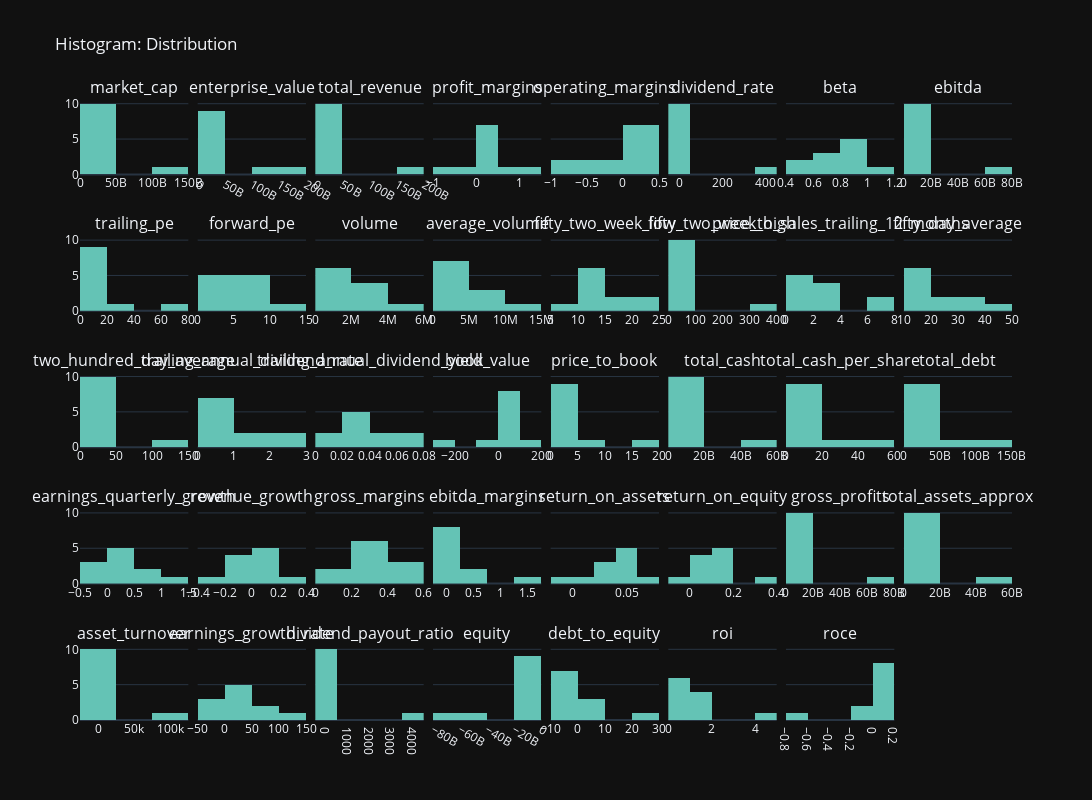

Notebook source saved alongside this figure:
### Markdown cell above
#### Histogram and Dispersion

### Code cell
df = df_fundamentals_numeric_cols.groupby(df_fundamentals_book['sector']).mean()

fig = sp.make_subplots(rows=5, cols=8, subplot_titles=df.columns, shared_yaxes=True, horizontal_spacing=0.01, vertical_spacing=0.1)

for row in range(1, 6):
    for col in range(1, 9):
        subplot_num = (row - 1) * 8 + col
        if subplot_num <= len(df.columns):
            col_name = df.columns[subplot_num - 1]
            trace = go.Histogram(x=df[col_name], name=col_name, marker=dict(color = 'rgb(100, 195, 181)'), showlegend=False)
            fig.add_trace(trace, row=row, col=col)

fig.update_layout(title_text="Histogram: Distribution", height=800, width=2500, template="plotly_dark")

fig.show()

### Figure 1 — Plotly figure (JSON) as saved in the notebook; plotly's stock layout.template omitted (floating-point values rounded to 4 significant figures)
{"data": [{"marker": {"color": "rgb(100, 195, 181)"}, "name": "market_cap", "showlegend": false, "type": "histogram", "x": [20820000000.0, 11430000000.0, 2028000000.0, 14780000000.0, 118117930476, 39920000000.0, 7211000000.0, 11400000000.0, 2185000000.0, 7083303360, 15780000000.0], "xaxis": "x", "yaxis": "y"}, {"marker": {"color": "rgb(100, 195, 181)"}, "name": "enterprise_value", "showlegend": false, "type": "histogram", "x": [34910000000.0, 20120000000.0, 2883000000.0, 24620000000.0, 179000000000.0, 107900000000.0, 9780000000.0, 14730000000.0, 3509000000.0, 9428721312, 26440000000.0], "xaxis": "x2", "yaxis": "y2"}, {"marker": {"color": "rgb(100, 195, 181)"}, "name": "total_revenue", "showlegend": false, "type": "histogram", "x": [32507284576, 10280000000.0, 3310000000.0, 34530000000.0, 150600000000.0, 18871930916, 6000000000.0, 5458000000.0, 901900000.0, 4794920896, 13190000000.0], "xaxis": "x3", "yaxis": "y3"}, {"marker": {"color": "rgb(100, 195, 181)"}, "name": "profit_margins", "showlegend": false, "type": "histogram", "x": [0.04186, -0.5671, 0.07898, 0.01477, 0.1587, 0.2133, -0.02598, 0.643, 1.196, 0.09246, 0.3379], "xaxis": "x4", "yaxis": "y4"}, {"marker": {"color": "rgb(100, 195, 181)"}, "name": "operating_margins", "showlegend": false, "type": "histogram", "x": [0.104, 0.01044, -0.5982, 0.1002, -0.02825, 0.2836, 0.08127, -0.2634, -0.6133, 0.1642, 0.265], "xaxis": "x5", "yaxis": "y5"}, {"marker": {"color": "rgb(100, 195, 181)"}, "name": "dividend_rate", "showlegend": false, "type": "histogram", "x": [3.438, 0.4143, 1.707, 0.8043, 1.972, 1.047, 0.2208, 0.8546, 381.8, 0.325, 2.411], "xaxis": "x6", "yaxis": "y6"}, {"marker": {"color": "rgb(100, 195, 181)"}, "name": "beta", "showlegend": false, "type": "histogram", "x": [0.96, 0.9281, 0.8224, 0.6154, 1.154, 0.6502, 0.5707, 0.799, 0.9137, 0.894, 0.4513], "xaxis": "x7", "yaxis": "y7"}, {"marker": {"color": "rgb(100, 195, 181)"}, "name": "ebitda", "showlegend": false, "type": "histogram", "x": [7486000000.0, 1964000000.0, 222500000.0, 2691000000.0, 66650000000.0, 563900000.0, 719100000.0, 1087000000.0, 258677240, 1205195746, 3766000000.0], "xaxis": "x8", "yaxis": "y8"}, {"marker": {"color": "rgb(100, 195, 181)"}, "name": "trailing_pe", "showlegend": false, "type": "histogram", "x": [20.01, 10.68, 7.934, 8.852, 5.208, 10.72, 15.86, 10.54, 9.319, 63.04, 12.65], "xaxis": "x9", "yaxis": "y9"}, {"marker": {"color": "rgb(100, 195, 181)"}, "name": "forward_pe", "showlegend": false, "type": "histogram", "x": [3.034, 1.815, 4.159, 5.512, 5.995, 3.508, 7.686, 5.042, 8.21, 14.74, 3.738], "xaxis": "x10", "yaxis": "y10"}, {"marker": {"color": "rgb(100, 195, 181)"}, "name": "volume", "showlegend": false, "type": "histogram", "x": [602100.0, 468400, 2228000.0, 2405000.0, 3796000.0, 2026000.0, 325900.0, 1042000.0, 286600.0, 4507450, 521200.0], "xaxis": "x11", "yaxis": "y11"}, {"marker": {"color": "rgb(100, 195, 181)"}, "name": "average_volume", "showlegend": false, "type": "histogram", "x": [2553000.0, 1308000.0, 3277000.0, 5690000.0, 9856000.0, 5023000.0, 1469302, 2796000.0, 1158000.0, 11100000.0, 1633000.0], "xaxis": "x12", "yaxis": "y12"}, {"marker": {"color": "rgb(100, 195, 181)"}, "name": "fifty_two_week_low", "showlegend": false, "type": "histogram", "x": [24.89, 9.119, 13.33, 14.38, 12.91, 15.43, 11.05, 10.2, 17.04, 11.98, 24.33], "xaxis": "x13", "yaxis": "y13"}, {"marker": {"color": "rgb(100, 195, 181)"}, "name": "fifty_two_week_high", "showlegend": false, "type": "histogram", "x": [40.89, 16.41, 26.42, 24.49, 23.53, 25.68, 18.73, 17.82, 330.7, 20.09, 36.55], "xaxis": "x14", "yaxis": "y14"}, {"marker": {"color": "rgb(100, 195, 181)"}, "name": "price_to_sales_trailing_12_months", "showlegend": false, "type": "histogram", "x": [0.7821, 2.295, 0.6947, 0.6181, 1.317, 2.612, 1.275, 7.457, 2.047, 2.119, 6.699], "xaxis": "x15", "yaxis": "y15"}, {"marker": {"color": "rgb(100, 195, 181)"}, "name": "fifty_day_average", "showlegend": false, "type": "histogram", "x": [30.26, 11.91, 19.18, 19.57, 20.12, 21.56, 13.69, 14.49, 49.75, 16.42, 30.24], "xaxis": "x16", "yaxis": "y16"}, {"marker": {"color": "rgb(100, 195, 181)"}, "name": "two_hundred_day_average", "showlegend": false, "type": "histogram", "x": [30.78, 11.73, 18.72, 19.17, 17.68, 20.0, 14.77, 13.79, 141.8, 15.42, 29.8], "xaxis": "x17", "yaxis": "y17"}, {"marker": {"color": "rgb(100, 195, 181)"}, "name": "trailing_annual_dividend_rate", "showlegend": false, "type": "histogram", "x": [2.397, 0.3174, 1.413, 0.5672, 2.249, 0.7504, 0.1959, 0.5418, 0.1779, 0.3248, 1.208], "xaxis": "x18", "yaxis": "y18"}, {"marker": {"color": "rgb(100, 195, 181)"}, "name": "trailing_annual_dividend_yield", "showlegend": false, "type": "histogram", "x": [0.07721, 0.02906, 0.02352, 0.02562, 0.06311, 0.03156, 0.01468, 0.02371, 0.01563, 0.04551, 0.05508], "xaxis": "x19", "yaxis": "y19"}, {"marker": {"color": "rgb(100, 195, 181)"}, "name": "book_value", "showlegend": false, "type": "histogram", "x": [21.3, 0.06929, -70.8, 12.6, -208.1, 24.18, 8.92, 2.245, 116.9, 7.274, 18.28], "xaxis": "x20", "yaxis": "y20"}, {"marker": {"color": "rgb(100, 195, 181)"}, "name": "price_to_book", "showlegend": false, "type": "histogram", "x": [1.499, 0.6963, 1.253, 1.602, 1.279, 1.097, 2.08, 19.56, 0.8997, 2.158, 8.646], "xaxis": "x21", "yaxis": "y21"}, {"marker": {"color": "rgb(100, 195, 181)"}, "name": "total_cash", "showlegend": false, "type": "histogram", "x": [4959000000.0, 1599000000.0, 525300000.0, 3232000000.0, 16650000000.0, 54386422319, 537700000.0, 1632000000.0, 325400000.0, 1077434508, 2807000000.0], "xaxis": "x22", "yaxis": "y22"}, {"marker": {"color": "rgb(100, 195, 181)"}, "name": "total_cash_per_share", "showlegend": false, "type": "histogram", "x": [8.231, 3.025, 10.16, 9.419, 3.897, 39.13, 2.325, 3.525, 48.99, 2.591, 5.484], "xaxis": "x23", "yaxis": "y23"}, {"marker": {"color": "rgb(100, 195, 181)"}, "name": "total_debt", "showlegend": false, "type": "histogram", "x": [15670000000.0, 10350000000.0, 1350000000.0, 12130000000.0, 72420000000.0, 126700000000.0, 3123000000.0, 5507000000.0, 1525000000.0, 2747456472, 13171442576], "xaxis": "x24", "yaxis": "y24"}, {"marker": {"color": "rgb(100, 195, 181)"}, "name": "earnings_quarterly_growth", "showlegend": false, "type": "histogram", "x": [0.6771, 0.06743, 0.06679, 0.137, -0.2229, 0.3739, -0.1156, 0.291, 0.6544, -0.1275, 1.154], "xaxis": "x25", "yaxis": "y25"}, {"marker": {"color": "rgb(100, 195, 181)"}, "name": "revenue_growth", "showlegend": false, "type": "histogram", "x": [-0.2256, -0.04357, -0.06806, 0.1048, -0.1457, 0.1446, 0.19, 0.1305, 0.262, -0.0525, 0.03667], "xaxis": "x26", "yaxis": "y26"}, {"marker": {"color": "rgb(100, 195, 181)"}, "name": "gross_margins", "showlegend": false, "type": "histogram", "x": [0.2057, 0.06405, 0.3011, 0.3198, 0.3894, 0.1722, 0.4269, 0.2687, 0.5369, 0.4636, 0.3773], "xaxis": "x27", "yaxis": "y27"}, {"marker": {"color": "rgb(100, 195, 181)"}, "name": "ebitda_margins", "showlegend": false, "type": "histogram", "x": [0.1687, 0.2566, 0.002835, 0.1065, 0.4294, 0.1023, 0.08443, 0.1391, 0.2097, 0.1899, 1.707], "xaxis": "x28", "yaxis": "y28"}, {"marker": {"color": "rgb(100, 195, 181)"}, "name": "return_on_assets", "showlegend": false, "type": "histogram", "x": [0.05067, -0.004329, 0.03359, 0.04042, 0.04487, 0.02677, 0.04275, 0.0597, 0.01551, 0.03901, 0.0692], "xaxis": "x29", "yaxis": "y29"}, {"marker": {"color": "rgb(100, 195, 181)"}, "name": "return_on_equity", "showlegend": false, "type": "histogram", "x": [0.07385, 0.02276, 0.03296, -0.01158, 0.1915, 0.1218, 0.009063, 0.1132, 0.1848, 0.1133, 0.388], "xaxis": "x30", "yaxis": "y30"}, {"marker": {"color": "rgb(100, 195, 181)"}, "name": "gross_profits", "showlegend": false, "type": "histogram", "x": [9041000000.0, 3221000000.0, 887500000.0, 4149000000.0, 76540000000.0, 17833357775, 1511000000.0, 1475000000.0, 325600000.0, 2132930000, 3358000000.0], "xaxis": "x31", "yaxis": "y31"}, {"marker": {"color": "rgb(100, 195, 181)"}, "name": "total_assets_approx", "showlegend": false, "type": "histogram", "x": [4959000000.0, 1599000000.0, 525300000.0, 3232000000.0, 16650000000.0, 54390000000.0, 537700000.0, 1632000000.0, 325400000.0, 1077000000.0, 2807000000.0], "xaxis": "x32", "yaxis": "y32"}, {"marker": {"color": "rgb(100, 195, 181)"}, "name": "asset_turnover", "showlegend": false, "type": "histogram", "x": [108.0, 4.262, 120.2, 27.7, 98530.0, 2.613, 16.42, 22.73, 5.817, 6.154, 6.465], "xaxis": "x33", "yaxis": "y33"}, {"marker": {"color": "rgb(100, 195, 181)"}, "name": "earnings_growth_rate", "showlegend": false, "type": "histogram", "x": [67.71, 6.743, 6.679, 13.7, -22.29, 37.39, -11.56, 29.1, 65.44, -12.75, 115.4], "xaxis": "x34", "yaxis": "y34"}, {"marker": {"color": "rgb(100, 195, 181)"}, "name": "dividend_payout_ratio", "showlegend": false, "type": "histogram", "x": [37.17, 57.57, 23.13, 2.269, 0, 4180.0, 118.6, 56.92, 12.16, 14.92, 126.0], "xaxis": "x35", "yaxis": "y35"}, {"marker": {"color": "rgb(100, 195, 181)"}, "name": "equity", "showlegend": false, "type": "histogram", "x": [-10710000000.0, -8754000000.0, -825200000.0, -8896000000.0, -55780000000.0, -72320000000.0, -2586000000.0, -3876000000.0, -1199000000.0, -1670000000.0, -10360000000.0], "xaxis": "x36", "yaxis": "y36"}, {"marker": {"color": "rgb(100, 195, 181)"}, "name": "debt_to_equity", "showlegend": false, "type": "histogram", "x": [3.328, 6.458, 0.5899, -1.074, -5.892, 28.73, -0.9417, -0.2174, -2.13, -0.6798, -1.161], "xaxis": "x37", "yaxis": "y37"}, {"marker": {"color": "rgb(100, 195, 181)"}, "name": "roi", "showlegend": false, "type": "histogram", "x": [1.506, 0.4544, 1.732, 1.401, 4.641, 0.997, 1.188, 0.7349, 0.429, 0.7812, 0.5616], "xaxis": "x38", "yaxis": "y38"}, {"marker": {"color": "rgb(100, 195, 181)"}, "name": "roce", "showlegend": false, "type": "histogram", "x": [0.1535, 0.07497, -0.00333, 0.1194, -0.6201, 0.1513, 0.07931, 0.1036, -0.05922, 0.1232, 0.1406], "xaxis": "x39", "yaxis": "y39"}], "layout": {"annotations": [{"font": {"size": 16}, "showarrow": false, "text": "market_cap", "x": 0.05812, "xanchor": "center", "xref": "paper", "y": 1, "yanchor": "bottom", "yref": "paper"}, {"font": {"size": 16}, "showarrow": false, "text": "enterprise_value", "x": 0.1844, "xanchor": "center", "xref": "paper", "y": 1, "yanchor": "bottom", "yref": "paper"}, {"font": {"size": 16}, "showarrow": false, "text": "total_revenue", "x": 0.3106, "xanchor": "center", "xref": "paper", "y": 1, "yanchor": "bottom", "yref": "paper"}, {"font": {"size": 16}, "showarrow": false, "text": "profit_margins", "x": 0.4369, "xanchor": "center", "xref": "paper", "y": 1, "yanchor": "bottom", "yref": "paper"}, {"font": {"size": 16}, "showarrow": false, "text": "operating_margins", "x": 0.5631, "xanchor": "center", "xref": "paper", "y": 1, "yanchor": "bottom", "yref": "paper"}, {"font": {"size": 16}, "showarrow": false, "text": "dividend_rate", "x": 0.6894, "xanchor": "center", "xref": "paper", "y": 1, "yanchor": "bottom", "yref": "paper"}, {"font": {"size": 16}, "showarrow": false, "text": "beta", "x": 0.8156, "xanchor": "center", "xref": "paper", "y": 1, "yanchor": "bottom", "yref": "paper"}, {"font": {"size": 16}, "showarrow": false, "text": "ebitda", "x": 0.9419, "xanchor": "center", "xref": "paper", "y": 1, "yanchor": "bottom", "yref": "paper"}, {"font": {"size": 16}, "showarrow": false, "text": "trailing_pe", "x": 0.05812, "xanchor": "center", "xref": "paper", "y": 0.78, "yanchor": "bottom", "yref": "paper"}, {"font": {"size": 16}, "showarrow": false, "text": "forward_pe", "x": 0.1844, "xanchor": "center", "xref": "paper", "y": 0.78, "yanchor": "bottom", "yref": "paper"}, {"font": {"size": 16}, "showarrow": false, "text": "volume", "x": 0.3106, "xanchor": "center", "xref": "paper", "y": 0.78, "yanchor": "bottom", "yref": "paper"}, {"font": {"size": 16}, "showarrow": false, "text": "average_volume", "x": 0.4369, "xanchor": "center", "xref": "paper", "y": 0.78, "yanchor": "bottom", "yref": "paper"}, {"font": {"size": 16}, "showarrow": false, "text": "fifty_two_week_low", "x": 0.5631, "xanchor": "center", "xref": "paper", "y": 0.78, "yanchor": "bottom", "yref": "paper"}, {"font": {"size": 16}, "showarrow": false, "text": "fifty_two_week_high", "x": 0.6894, "xanchor": "center", "xref": "paper", "y": 0.78, "yanchor": "bottom", "yref": "paper"}, {"font": {"size": 16}, "showarrow": false, "text": "price_to_sales_trailing_12_months", "x": 0.8156, "xanchor": "center", "xref": "paper", "y": 0.78, "yanchor": "bottom", "yref": "paper"}, {"font": {"size": 16}, "showarrow": false, "text": "fifty_day_average", "x": 0.9419, "xanchor": "center", "xref": "paper", "y": 0.78, "yanchor": "bottom", "yref": "paper"}, {"font": {"size": 16}, "showarrow": false, "text": "two_hundred_day_average", "x": 0.05812, "xanchor": "center", "xref": "paper", "y": 0.56, "yanchor": "bottom", "yref": "paper"}, {"font": {"size": 16}, "showarrow": false, "text": "trailing_annual_dividend_rate", "x": 0.1844, "xanchor": "center", "xref": "paper", "y": 0.56, "yanchor": "bottom", "yref": "paper"}, {"font": {"size": 16}, "showarrow": false, "text": "trailing_annual_dividend_yield", "x": 0.3106, "xanchor": "center", "xref": "paper", "y": 0.56, "yanchor": "bottom", "yref": "paper"}, {"font": {"size": 16}, "showarrow": false, "text": "book_value", "x": 0.4369, "xanchor": "center", "xref": "paper", "y": 0.56, "yanchor": "bottom", "yref": "paper"}, {"font": {"size": 16}, "showarrow": false, "text": "price_to_book", "x": 0.5631, "xanchor": "center", "xref": "paper", "y": 0.56, "yanchor": "bottom", "yref": "paper"}, {"font": {"size": 16}, "showarrow": false, "text": "total_cash", "x": 0.6894, "xanchor": "center", "xref": "paper", "y": 0.56, "yanchor": "bottom", "yref": "paper"}, {"font": {"size": 16}, "showarrow": false, "text": "total_cash_per_share", "x": 0.8156, "xanchor": "center", "xref": "paper", "y": 0.56, "yanchor": "bottom", "yref": "paper"}, {"font": {"size": 16}, "showarrow": false, "text": "total_debt", "x": 0.9419, "xanchor": "center", "xref": "paper", "y": 0.56, "yanchor": "bottom", "yref": "paper"}, {"font": {"size": 16}, "showarrow": false, "text": "earnings_quarterly_growth", "x": 0.05812, "xanchor": "center", "xref": "paper", "y": 0.34, "yanchor": "bottom", "yref": "paper"}, {"font": {"size": 16}, "showarrow": false, "text": "revenue_growth", "x": 0.1844, "xanchor": "center", "xref": "paper", "y": 0.34, "yanchor": "bottom", "yref": "paper"}, {"font": {"size": 16}, "showarrow": false, "text": "gross_margins", "x": 0.3106, "xanchor": "center", "xref": "paper", "y": 0.34, "yanchor": "bottom", "yref": "paper"}, {"font": {"size": 16}, "showarrow": false, "text": "ebitda_margins", "x": 0.4369, "xanchor": "center", "xref": "paper", "y": 0.34, "yanchor": "bottom", "yref": "paper"}, {"font": {"size": 16}, "showarrow": false, "text": "return_on_assets", "x": 0.5631, "xanchor": "center", "xref": "paper", "y": 0.34, "yanchor": "bottom", "yref": "paper"}, {"font": {"size": 16}, "showarrow": false, "text": "return_on_equity", "x": 0.6894, "xanchor": "center", "xref": "paper", "y": 0.34, "yanchor": "bottom", "yref": "paper"}, {"font": {"size": 16}, "showarrow": false, "text": "gross_profits", "x": 0.8156, "xanchor": "center", "xref": "paper", "y": 0.34, "yanchor": "bottom", "yref": "paper"}, {"font": {"size": 16}, "showarrow": false, "text": "total_assets_approx", "x": 0.9419, "xanchor": "center", "xref": "paper", "y": 0.34, "yanchor": "bottom", "yref": "paper"}, {"font": {"size": 16}, "showarrow": false, "text": "asset_turnover", "x": 0.05812, "xanchor": "center", "xref": "paper", "y": 0.12, "yanchor": "bottom", "yref": "paper"}, {"font": {"size": 16}, "showarrow": false, "text": "earnings_growth_rate", "x": 0.1844, "xanchor": "center", "xref": "paper", "y": 0.12, "yanchor": "bottom", "yref": "paper"}, {"font": {"size": 16}, "showarrow": false, "text": "dividend_payout_ratio", "x": 0.3106, "xanchor": "center", "xref": "paper", "y": 0.12, "yanchor": "bottom", "yref": "paper"}, {"font": {"size": 16}, "showarrow": false, "text": "equity", "x": 0.4369, "xanchor": "center", "xref": "paper", "y": 0.12, "yanchor": "bottom", "yref": "paper"}, {"font": {"size": 16}, "showarrow": false, "text": "debt_to_equity", "x": 0.5631, "xanchor": "center", "xref": "paper", "y": 0.12, "yanchor": "bottom", "yref": "paper"}, {"font": {"size": 16}, "showarrow": false, "text": "roi", "x": 0.6894, "xanchor": "center", "xref": "paper", "y": 0.12, "yanchor": "bottom", "yref": "paper"}, {"font": {"size": 16}, "showarrow": false, "text": "roce", "x": 0.8156, "xanchor": "center", "xref": "paper", "y": 0.12, "yanchor": "bottom", "yref": "paper"}], "height": 800, "title": {"text": "Histogram: Distribution"}, "width": 2500, "xaxis": {"anchor": "y", "domain": [0, 0.1162]}, "xaxis10": {"anchor": "y10", "domain": [0.1263, 0.2425]}, "xaxis11": {"anchor": "y11", "domain": [0.2525, 0.3688]}, "xaxis12": {"anchor": "y12", "domain": [0.3788, 0.495]}, "xaxis13": {"anchor": "y13", "domain": [0.505, 0.6212]}, "xaxis14": {"anchor": "y14", "domain": [0.6312, 0.7475]}, "xaxis15": {"anchor": "y15", "domain": [0.7575, 0.8737]}, "xaxis16": {"anchor": "y16", "domain": [0.8837, 1.0]}, "xaxis17": {"anchor": "y17", "domain": [0, 0.1162]}, "xaxis18": {"anchor": "y18", "domain": [0.1263, 0.2425]}, "xaxis19": {"anchor": "y19", "domain": [0.2525, 0.3688]}, "xaxis2": {"anchor": "y2", "domain": [0.1263, 0.2425]}, "xaxis20": {"anchor": "y20", "domain": [0.3788, 0.495]}, "xaxis21": {"anchor": "y21", "domain": [0.505, 0.6212]}, "xaxis22": {"anchor": "y22", "domain": [0.6312, 0.7475]}, "xaxis23": {"anchor": "y23", "domain": [0.7575, 0.8737]}, "xaxis24": {"anchor": "y24", "domain": [0.8837, 1.0]}, "xaxis25": {"anchor": "y25", "domain": [0, 0.1162]}, "xaxis26": {"anchor": "y26", "domain": [0.1263, 0.2425]}, "xaxis27": {"anchor": "y27", "domain": [0.2525, 0.3688]}, "xaxis28": {"anchor": "y28", "domain": [0.3788, 0.495]}, "xaxis29": {"anchor": "y29", "domain": [0.505, 0.6212]}, "xaxis3": {"anchor": "y3", "domain": [0.2525, 0.3688]}, "xaxis30": {"anchor": "y30", "domain": [0.6312, 0.7475]}, "xaxis31": {"anchor": "y31", "domain": [0.7575, 0.8737]}, "xaxis32": {"anchor": "y32", "domain": [0.8837, 1.0]}, "xaxis33": {"anchor": "y33", "domain": [0, 0.1162]}, "xaxis34": {"anchor": "y34", "domain": [0.1263, 0.2425]}, "xaxis35": {"anchor": "y35", "domain": [0.2525, 0.3688]}, "xaxis36": {"anchor": "y36", "domain": [0.3788, 0.495]}, "xaxis37": {"anchor": "y37", "domain": [0.505, 0.6212]}, "xaxis38": {"anchor": "y38", "domain": [0.6312, 0.7475]}, "xaxis39": {"anchor": "y39", "domain": [0.7575, 0.8737]}, "xaxis4": {"anchor": "y4", "domain": [0.3788, 0.495]}, "xaxis40": {"anchor": "y40", "domain": [0.8837, 1.0]}, "xaxis5": {"anchor": "y5", "domain": [0.505, 0.6212]}, "xaxis6": {"anchor": "y6", "domain": [0.6312, 0.7475]}, "xaxis7": {"anchor": "y7", "domain": [0.7575, 0.8737]}, "xaxis8": {"anchor": "y8", "domain": [0.8837, 1.0]}, "xaxis9": {"anchor": "y9", "domain": [0, 0.1162]}, "yaxis": {"anchor": "x", "domain": [0.88, 1]}, "yaxis10": {"anchor": "x10", "domain": [0.66, 0.78], "matches": "y9", "showticklabels": false}, "yaxis11": {"anchor": "x11", "domain": [0.66, 0.78], "matches": "y9", "showticklabels": false}, "yaxis12": {"anchor": "x12", "domain": [0.66, 0.78], "matches": "y9", "showticklabels": false}, "yaxis13": {"anchor": "x13", "domain": [0.66, 0.78], "matches": "y9", "showticklabels": false}, "yaxis14": {"anchor": "x14", "domain": [0.66, 0.78], "matches": "y9", "showticklabels": false}, "yaxis15": {"anchor": "x15", "domain": [0.66, 0.78], "matches": "y9", "showticklabels": false}, "yaxis16": {"anchor": "x16", "domain": [0.66, 0.78], "matches": "y9", "showticklabels": false}, "yaxis17": {"anchor": "x17", "domain": [0.44, 0.56]}, "yaxis18": {"anchor": "x18", "domain": [0.44, 0.56], "matches": "y17", "showticklabels": false}, "yaxis19": {"anchor": "x19", "domain": [0.44, 0.56], "matches": "y17", "showticklabels": false}, "yaxis2": {"anchor": "x2", "domain": [0.88, 1], "matches": "y", "showticklabels": false}, "yaxis20": {"anchor": "x20", "domain": [0.44, 0.56], "matches": "y17", "showticklabels": false}, "yaxis21": {"anchor": "x21", "domain": [0.44, 0.56], "matches": "y17", "showticklabels": false}, "yaxis22": {"anchor": "x22", "domain": [0.44, 0.56], "matches": "y17", "showticklabels": false}, "yaxis23": {"anchor": "x23", "domain": [0.44, 0.56], "matches": "y17", "showticklabels": false}, "yaxis24": {"anchor": "x24", "domain": [0.44, 0.56], "matches": "y17", "showticklabels": false}, "yaxis25": {"anchor": "x25", "domain": [0.22, 0.34]}, "yaxis26": {"anchor": "x26", "domain": [0.22, 0.34], "matches": "y25", "showticklabels": false}, "yaxis27": {"anchor": "x27", "domain": [0.22, 0.34], "matches": "y25", "showticklabels": false}, "yaxis28": {"anchor": "x28", "domain": [0.22, 0.34], "matches": "y25", "showticklabels": false}, "yaxis29": {"anchor": "x29", "domain": [0.22, 0.34], "matches": "y25", "showticklabels": false}, "yaxis3": {"anchor": "x3", "domain": [0.88, 1], "matches": "y", "showticklabels": false}, "yaxis30": {"anchor": "x30", "domain": [0.22, 0.34], "matches": "y25", "showticklabels": false}, "yaxis31": {"anchor": "x31", "domain": [0.22, 0.34], "matches": "y25", "showticklabels": false}, "yaxis32": {"anchor": "x32", "domain": [0.22, 0.34], "matches": "y25", "showticklabels": false}, "yaxis33": {"anchor": "x33", "domain": [0, 0.12]}, "yaxis34": {"anchor": "x34", "domain": [0, 0.12], "matches": "y33", "showticklabels": false}, "yaxis35": {"anchor": "x35", "domain": [0, 0.12], "matches": "y33", "showticklabels": false}, "yaxis36": {"anchor": "x36", "domain": [0, 0.12], "matches": "y33", "showticklabels": false}, "yaxis37": {"anchor": "x37", "domain": [0, 0.12], "matches": "y33", "showticklabels": false}, "yaxis38": {"anchor": "x38", "domain": [0, 0.12], "matches": "y33", "showticklabels": false}, "yaxis39": {"anchor": "x39", "domain": [0, 0.12], "matches": "y33", "showticklabels": false}, "yaxis4": {"anchor": "x4", "domain": [0.88, 1], "matches": "y", "showticklabels": false}, "yaxis40": {"anchor": "x40", "domain": [0, 0.12], "matches": "y33", "showticklabels": false}, "yaxis5": {"anchor": "x5", "domain": [0.88, 1], "matches": "y", "showticklabels": false}, "yaxis6": {"anchor": "x6", "domain": [0.88, 1], "matches": "y", "showticklabels": false}, "yaxis7": {"anchor": "x7", "domain": [0.88, 1], "matches": "y", "showticklabels": false}, "yaxis8": {"anchor": "x8", "domain": [0.88, 1], "matches": "y", "showticklabels": false}, "yaxis9": {"anchor": "x9", "domain": [0.66, 0.78]}}}
